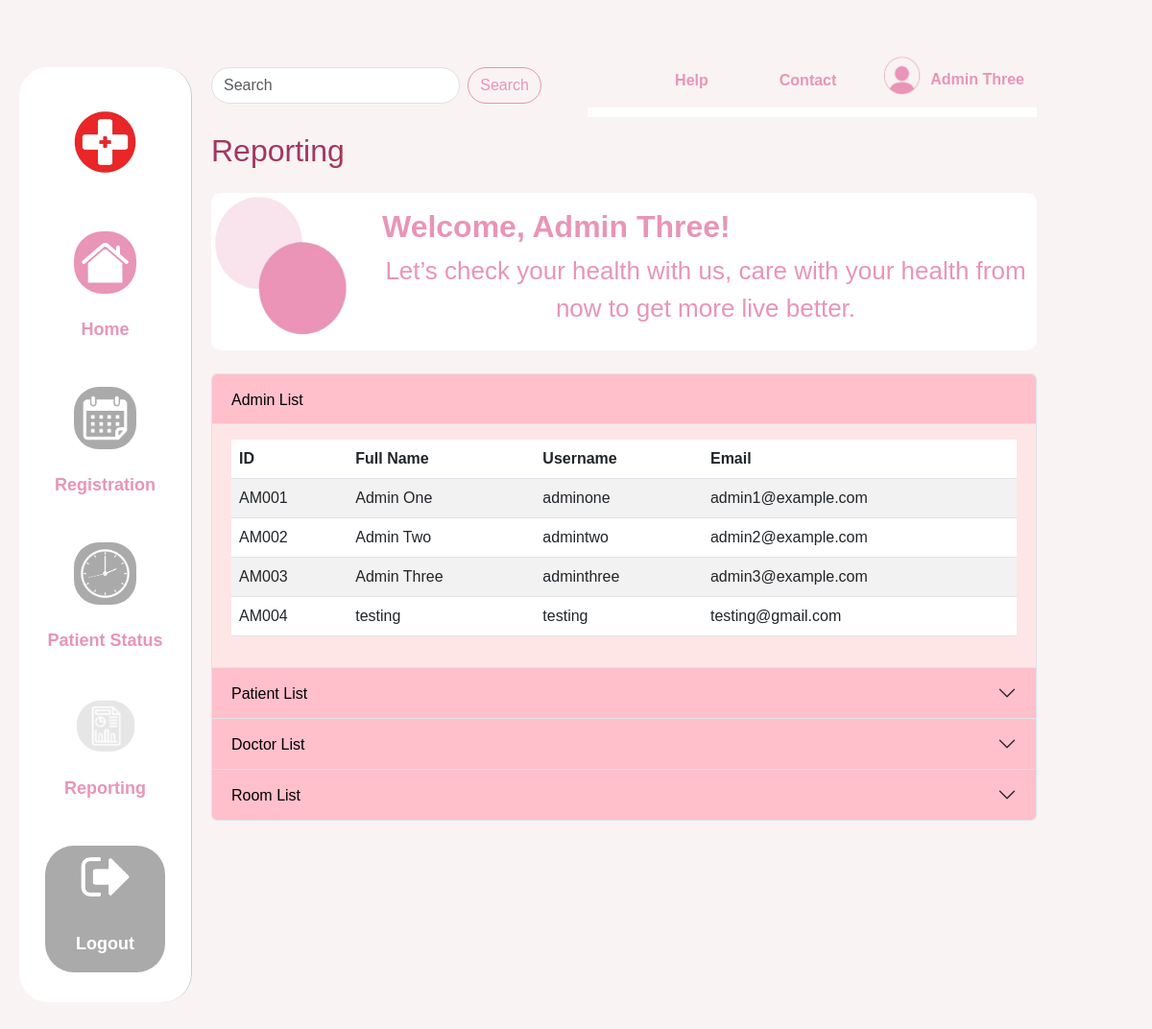
Page /reporting.php (signed in) on the committed database.
### tables this page shows
CREATE TABLE `msadmin` (
  `admin_id` varchar(5) NOT NULL,
  `password` varchar(100) NOT NULL,
  `email` varchar(100) DEFAULT NULL,
  `fullname` varchar(100) DEFAULT NULL,
  `username` varchar(100) DEFAULT NULL
);

### reporting.php (the view, shortened to what this page needs)
<?php
$conn = getConnection();;
$adminList = $conn->query("SELECT admin_id, fullname, username, email FROM MsAdmin");
?>
<!DOCTYPE html>
<html lang="en">
<head>
    <link
        href="https://cdn.jsdelivr.net/npm/bootstrap@5.3.0/dist/css/bootstrap.min.css"
        rel="stylesheet" />
    <link rel="stylesheet" href="css/reporting.css" />
    <link rel="stylesheet" href="css/registrationland.css" />
</head>
<body>
    <div class="container-fluid">
        <div class="row">
            <?php include 'sidebar.php' ?>
            <div class="col-md-10 content">
                <?php include 'topbar.php' ?>
                <h1 class="fw-medium">Reporting</h1>
                <div class="welcome-section text-center p-0 my-4 d-flex flex-row justify-content-start align-items-top">
                    <img
                        src="images/image/ornament.png"
                        class="img-fluid"
                        width="200"
                        alt="Logo"
                        style="margin-left: -30px; margin-top: -15px;" />
                    <div class="hero-text flex-fill p-2">
                        <h2 class="fs-2 mt-2">Welcome, <?php echo $_SESSION['fullname'] ?>!</h2>
                        <div class="d-flex justify-content-center align-items-center">
                            <p style="font-size: 26px;">
                                Let’s check your health with us, care with your health from <br> now to
                                get more live better.
                            </p>
                        </div>
                    </div>
                </div>
                <div class="accordion" id="accordionExample">
                    <div class="accordion-item">
                        <h2 class="accordion-header" id="headingOne">
                            <button class="accordion-button" type="button" data-bs-toggle="collapse" data-bs-target="#collapseOne" aria-expanded="true" aria-controls="collapseOne">
                                Admin List
                            </button>
                        </h2>
                        <div id="collapseOne" class="accordion-collapse collapse show" aria-labelledby="headingOne" data-bs-parent="#accordionExample">
                            <div class="accordion-body">
                                <?php if ($adminList->num_rows > 0): ?>
                                    <table class="table table-striped">
                                        <thead>
                                            <tr>
                                                <th>ID</th>
                                                <th>Full Name</th>
                                                <th>Username</th>
                                                <th>Email</th>
                                            </tr>
                                        </thead>
                                        <tbody>
                                            <?php while ($admin = $adminList->fetch_assoc()): ?>
                                                <tr>
                                                    <td><?= $admin['admin_id'] ?></td>
                                                    <td><?= $admin['fullname'] ?></td>
                                                    <td><?= $admin['username'] ?></td>
                                                    <td><?= $admin['email'] ?></td>
                                                </tr>
                                            <?php endwhile; ?>
                                        </tbody>
                                    </table>
                                <?php else: ?>
                                    <p>No admin records found.</p>
                                <?php endif; ?>
                            </div>
                        </div>
                    </div>
                    <div class="accordion-item">
                        <h2 class="accordion-header" id="headingTwo">
                            <button class="accordion-button collapsed" type="button" data-bs-toggle="collapse" data-bs-target="#collapseTwo" aria-expanded="false" aria-controls="collapseTwo">
                                Patient List
                            </button>
                        </h2>
                    </div>
                    <div class="accordion-item">
                        <h2 class="accordion-header" id="headingThree">
                            <button class="accordion-button collapsed" type="button" data-bs-toggle="collapse" data-bs-target="#collapseThree" aria-expanded="false" aria-controls="collapseThree">
                                Doctor List
                            </button>
                        </h2>
                    </div>
                    <div class="accordion-item">
                        <h2 class="accordion-header" id="headingFour">
                            <button class="accordion-button collapsed" type="button" data-bs-toggle="collapse" data-bs-target="#collapseFour" aria-expanded="false" aria-controls="collapseFour">
                                Room List
                            </button>
                        </h2>
                    </div>
                </div>
            </div>
        </div>
    </div>
</body>
</html>

### css/reporting.css (style rules this page uses)
.accordion-button { background-color: pink; color: black; border: none; }
.accordion-button:not(.collapsed) { background-color: pink; color: black; }
.accordion-button:not(.collapsed)::after { background-image: none; }
.accordion-body { background-color: #ffe6e6; }

### css/registrationland.css (style rules this page uses)
:root { --bg-color: #f9f3f3; --text-color: #a2375f; --accent-color: #e895b7; --link-color: #a2375f; }
body { font-family: "Arial", sans-serif; background-color: var(--bg-color); color: var(--text-color); margin: 0 20px 20px 100px; padding: 20px 0; }
.content { background-color: var(--bg-color); padding: 20px; }
h1 { font-weight: bold; font-size: 2rem; color: var(--text-color); }
h2 { font-weight: bold; font-size: 2rem; text-align: start; color: var(--accent-color); }
.welcome-section { background-color: white; border-radius: 10px; padding: 15px; color: var(--accent-color); }

### rows in the picture
msadmin: admin_id "AM001", fullname "Admin One", username "adminone", email "admin1@example.com"
msadmin: admin_id "AM002", fullname "Admin Two", username "admintwo", email "admin2@example.com"
msadmin: admin_id "AM003", fullname "Admin Three", username "adminthree", email "admin3@example.com"
msadmin: admin_id "AM004", fullname "testing", username "testing", email "testing@gmail.com"

### other values in the picture
$_SESSION['fullname'] "Admin Three"
